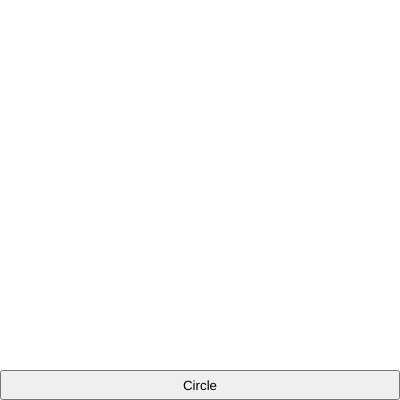
Frame 1 (no input)
Frame 60 (no input): identical to frame 1, image omitted
Frame 120 (the mouse pressed at the canvas centre since frame 60): identical to frame 1, image omitted

The p5.js sketch that drew this single still picture (run headless with seeded random() and noise() and a simulated clock; from frame 60 on, the mouse is pressed at the canvas centre):

// p5.js sketch
// ── sketch.js
let shapeButton;



function setup() {
    createCanvas(400, 400)

    const mainContainer = select("main")

    shapeButton = createButton("Circle");
    shapeButton.parent(mainContainer);
    shapeButton.position(0, 370);
    shapeButton.size(400, 30);

}

function draw() {
    
    shapeButton.mouseClicked(createSquare);

}
function createSquare() {
    fill(random(255), random(255), random(255));
    noStroke(circle);
    circle(random(400), random(400), random(100));
}
